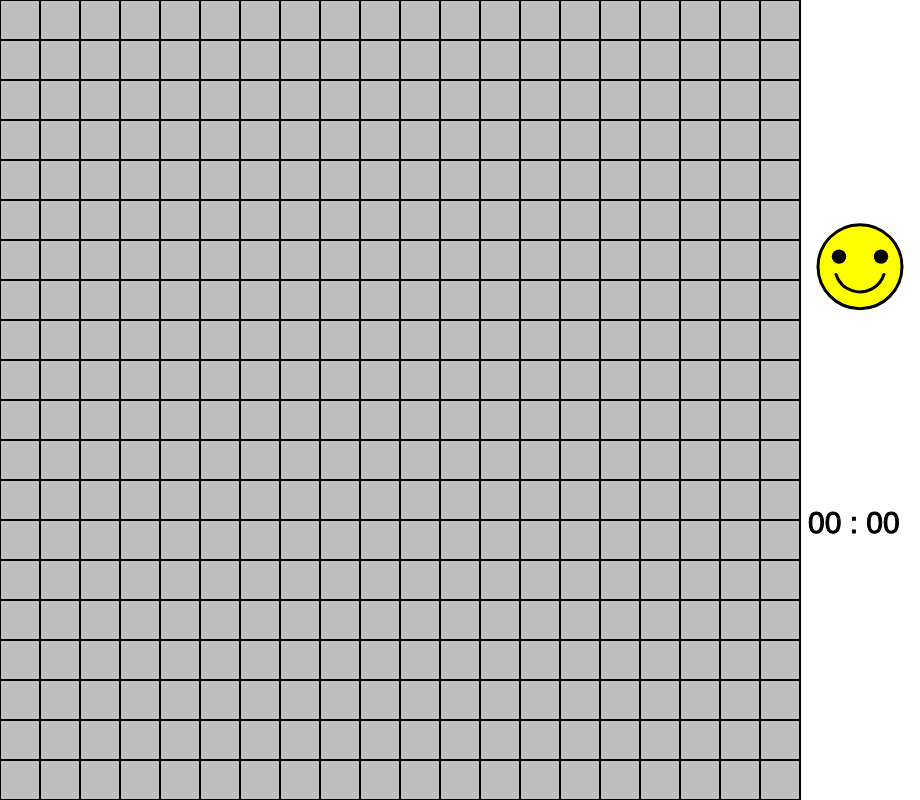
Frame 1 (no input)
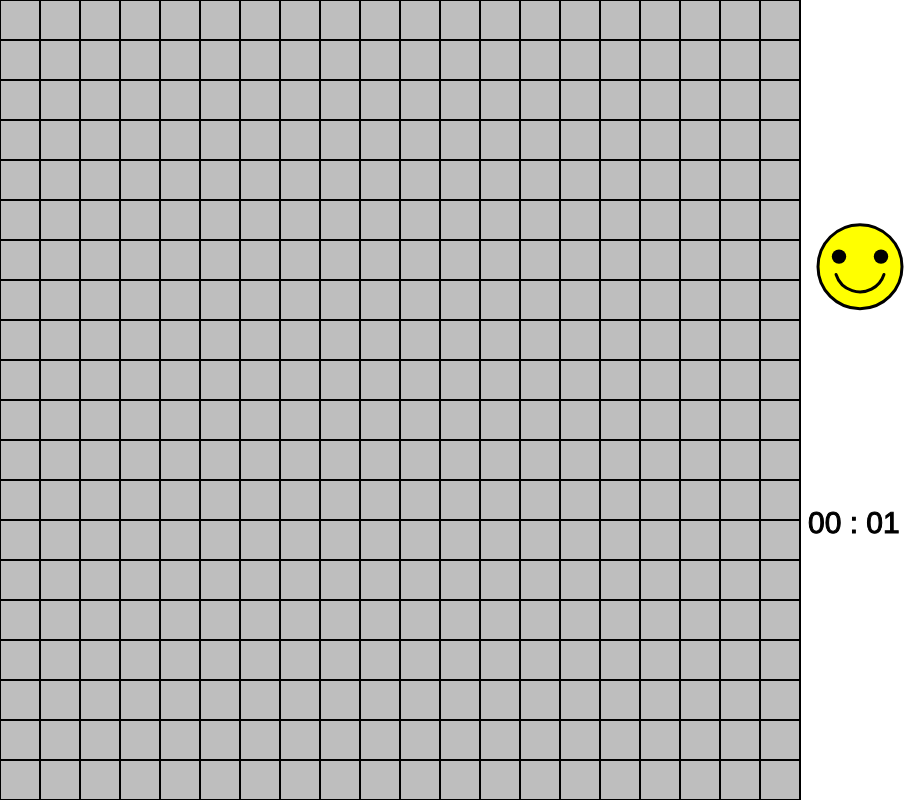
Frame 60 (no input)
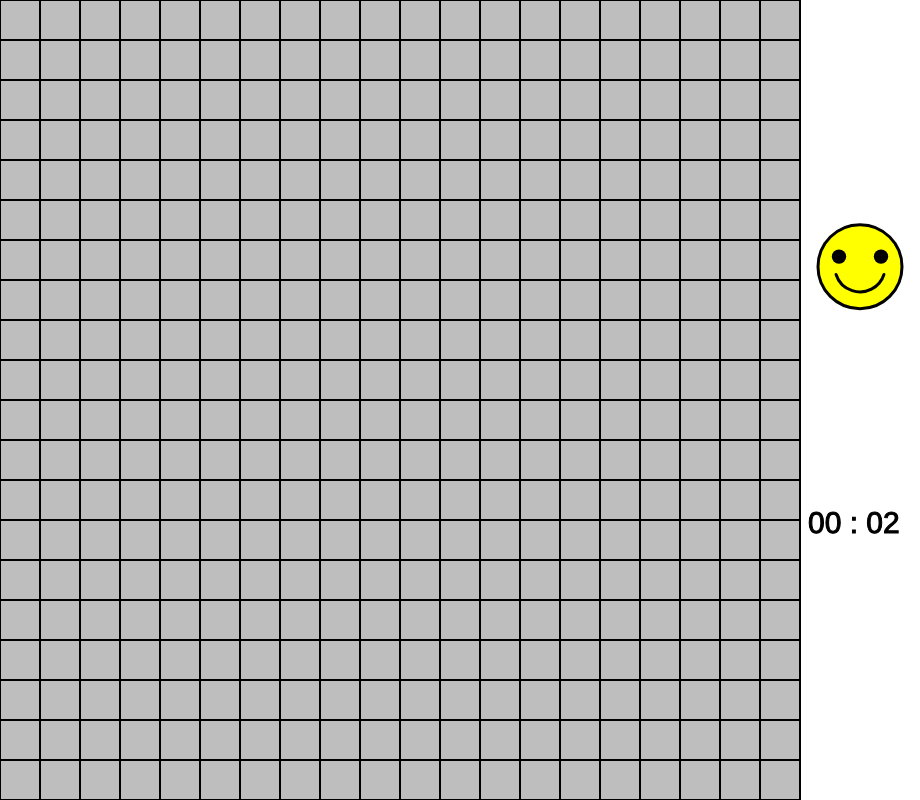
Frame 120 (the mouse pressed at the canvas centre since frame 60)

The p5.js sketch that drew these frames (run headless with seeded random() and noise() and a simulated clock; from frame 60 on, the mouse is pressed at the canvas centre):

// p5.js sketch
// ── sketch.js
var grid;
var sqPerLine = 20;
var mines = 60;
var timerWidth = 120;
var w;



function setup() {
    createCanvas(800 + timerWidth, 800);

    grid = create2DArray();
    w = (width - timerWidth) / sqPerLine;
    fillGrid();
    fillMines();
    fillNeighbours();
}

function draw() {
    background(255);


    gridShow();
    showResetButton();
    showTime();

}

function create2DArray() {

    var arr = new Array(sqPerLine);
    for (var i = 0; i < arr.length; i++) {
        arr[i] = new Array(sqPerLine);
    }

    return arr;
}

function fillGrid() {

    for (var i = 0; i < sqPerLine; i++) {
        for (var j = 0; j < sqPerLine; j++) {

            var cell = {
                mine: false,
                revealed: false,
                neighbours: 0,
                flag: false
            };

            grid[i][j] = cell;
        }
    }
}

function fillMines() {

    while (mines > 0) {
        var col = floor(random(sqPerLine));
        var row = floor(random(sqPerLine));

        grid[col][row].mine = true;
        mines--;
    }
}

function fillNeighbours() {

    for (var i = 0; i < sqPerLine; i++) {
        for (var j = 0; j < sqPerLine; j++) {
            grid[i][j].neighbours = countNeighbours(i, j);

        }
    }
}

function gridShow() {

    strokeWeight(2);
    stroke(0);

    for (var i = 0; i < sqPerLine; i++) {
        for (var j = 0; j < sqPerLine; j++) {
            if (grid[i][j].revealed == false) {
                fill(190);
                rect(i * w, j * w, w, w);
                if (grid[i][j].flag) {
                    strokeWeight(3);
                    line(i * w + w / 4, j * w + w / 8, i * w + w / 4, j * w + w - w / 8);
                    fill(255, 0, 0);
                    rect(i * w + w / 4, j * w + w / 8, w / 2, w / 3);
                    strokeWeight(2);
                }
            } else if (grid[i][j].mine == true) {
                fill(255);
                rect(i * w, j * w, w, w);
                // draw mine
                fill(0);
                ellipse(i * w + w / 2, j * w + w / 2, w - w / 4, w - w / 4);
            } else {
                fill(255);
                rect(i * w, j * w, w, w);
            }
        }
    }

    for (var i = 0; i < sqPerLine; i++) {
        for (var j = 0; j < sqPerLine; j++) {
            if (!grid[i][j].mine && !grid[i][j].neighbours == 0 && grid[i][j].revealed) {
                fill(0);
                strokeWeight(1);

                textAlign(CENTER);
                textSize(w / 2);
                text(grid[i][j].neighbours, i * w + w / 2, j * w + w / 2 + 4);
            }
        }
    }
}

function countNeighbours(i, j) {

    var neighbours = 0;

    for (var x = -1; x <= 1; x++) {
        for (var y = -1; y <= 1; y++) {
            if (i + x >= 0 && i + x < sqPerLine && j + y >= 0 && j + y < sqPerLine) {
                if (!(x == 0 && y == 0)) {
                    if (grid[i + x][j + y].mine) {
                        neighbours++;
                    }
                }
            }
        }
    }

    return neighbours;
}

function mouseClicked() {

    var col = floor(mouseX / w);
    var row = floor(mouseY / w);


    if (mouseButton == LEFT) {
        if (grid[col][row].mine) {
            gameOver();
        } else if (!grid[col][row].flag) {
            grid[col][row].revealed = true;
            if (grid[col][row].mine == false && grid[col][row].neighbours == 0) {
                revealNeighbours(col, row);
            }
        }
    }

    if (mouseButton == RIGHT) {
        grid[col][row].flag = !grid[col][row].flag;
    }
}

// function doubleClicked() {
//     var col = floor(mouseX / w);
//     var row = floor(mouseY / w);
//
//
//     grid[col][row].flag = !grid[col][row].flag;
//     console.log("THIS SHOULD HAPPEN");
// }

function revealNeighbours(i, j) {

    for (var x = -1; x <= 1; x++) {
        for (var y = -1; y <= 1; y++) {
            if (i + x >= 0 && i + x < sqPerLine && j + y >= 0 && j + y < sqPerLine) {
                if (!(x == 0 && y == 0)) {
                    if (grid[i + x][j + y].revealed == false) {
                        if (!grid[i + x][j + y].flag) {
                            grid[i + x][j + y].revealed = true;
                            if (grid[i + x][j + y].neighbours == 0) {
                                revealNeighbours(i + x, j + y);
                            }
                        }
                    }
                }
            }
        }
    }
}

function gameOver() {

    for (var i = 0; i < sqPerLine; i++) {
        for (var j = 0; j < sqPerLine; j++) {
            grid[i][j].revealed = true;
        }
    }
}

function showTime() {
    textSize(30);
    textAlign(LEFT);
    strokeWeight(1);
    stroke(0);
    fill(0);

    var secFromFrames = floor(frameCount / 60);
    var sec = secFromFrames % 60;
    var min = floor(secFromFrames / 60);

    if (min >= 60) {
        text("> 1 hour", width, 2 * ((width - timerWidth) / 3));

    } else if (min < 10) {
        if (sec < 10) {
            text("0" + min + " : " + "0" + sec, width - timerWidth + timerWidth / 15, 2 * ((width - timerWidth) / 3));

        } else {
            text("0" + min + " : " + sec, width - timerWidth + timerWidth / 15, 2 * ((width - timerWidth) / 3));
        }
    } else {
        if (sec < 10) {
            text(min + " : " + "0" + sec, width - timerWidth + timerWidth / 15, 2 * ((width - timerWidth) / 3));
        } else {
            text(min + " : " + sec, width - timerWidth + timerWidth / 15, 2 * ((width - timerWidth) / 3));
        }
    }

    //text(min + " : " + sec, 400, 400);

}

function showResetButton() {

    fill(255, 255, 0);
    stroke(0);
    strokeWeight(3);
    ellipse(width - timerWidth + timerWidth / 2, height / 3, timerWidth - timerWidth * 0.3, timerWidth - timerWidth * 0.3);

    stroke(0);
    strokeWeight(timerWidth * 0.12);
    point(width - timerWidth * 0.5 - (timerWidth - timerWidth * 0.3) / 4, height / 3 - (timerWidth - timerWidth * 0.3) * 0.12);
    point(width - timerWidth * 0.5 + (timerWidth - timerWidth * 0.3) / 4, height / 3 - (timerWidth - timerWidth * 0.3) * 0.12);

    strokeWeight(3);
    arc(width - timerWidth + timerWidth / 2, height / 3, (timerWidth - timerWidth * 0.3) * 0.6, (timerWidth - timerWidth * 0.3) * 0.6, 0 + PI * 0.1, PI - PI * 0.1);
}
